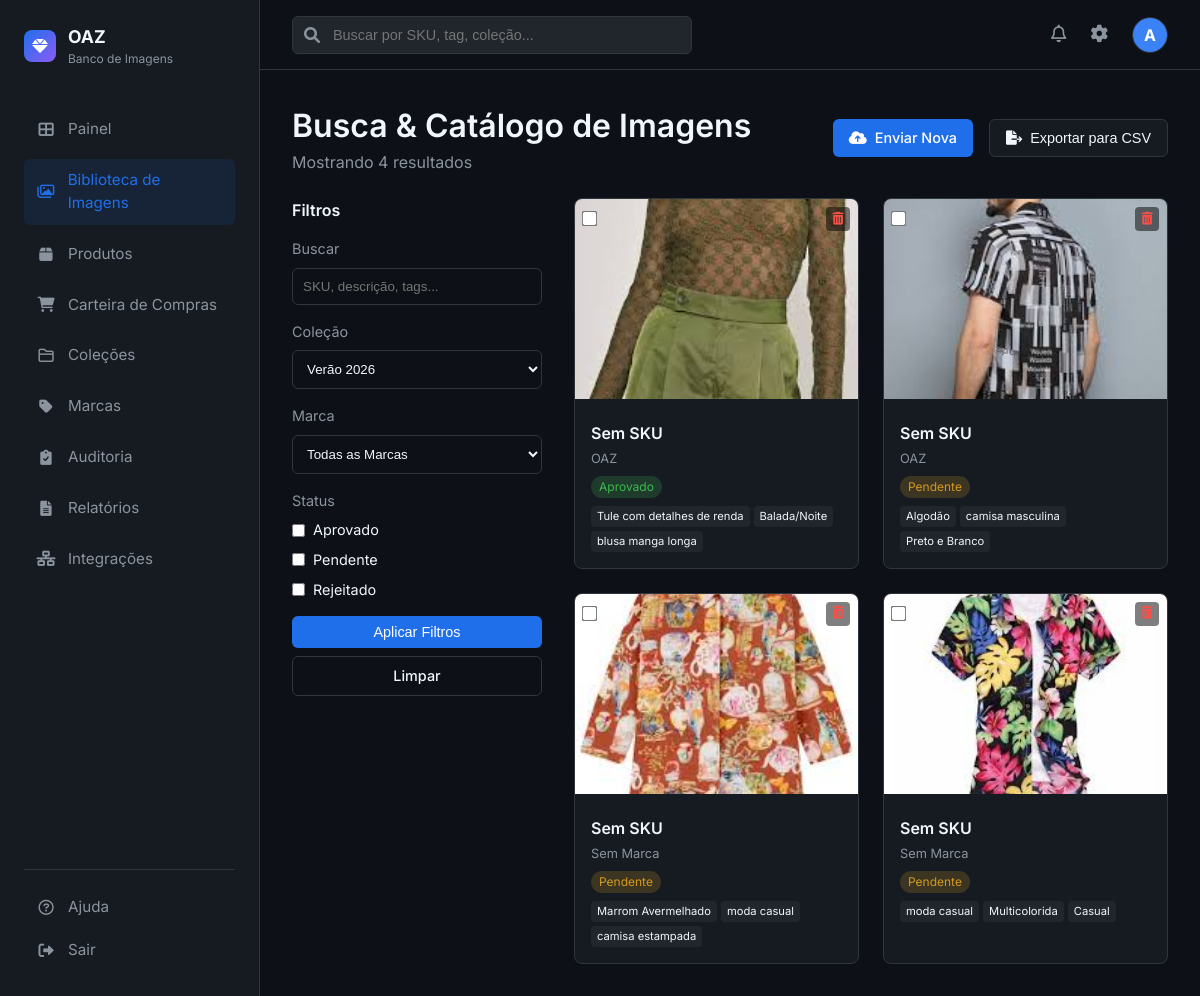
Screenshot of /catalog?collection_id=2 (signed in) with the database file from the repository.
### app.py (models this page shows, shortened)
class User(UserMixin, db.Model):
    id = db.Column(db.Integer, primary_key=True)
    username = db.Column(db.String(80), unique=True, nullable=False)
    email = db.Column(db.String(120), unique=True, nullable=False)
    password_hash = db.Column(db.String(128))

class Image(db.Model):
    id = db.Column(db.Integer, primary_key=True)
    filename = db.Column(db.String(255), nullable=False)
    original_name = db.Column(db.String(255), nullable=False)
    storage_path = db.Column(db.String(500))  # Path in Object Storage (e.g., /bucket/images/file.jpg)
    description = db.Column(db.Text)
    sku = db.Column(db.String(50))
    brand_id = db.Column(db.Integer, db.ForeignKey('brand.id'))
    status = db.Column(db.String(20), default='Pendente')
    upload_date = db.Column(db.DateTime, default=datetime.utcnow)
    shooting_date = db.Column(db.Date)
    photographer = db.Column(db.String(100))
    unique_code = db.Column(db.String(50), unique=True)
    collection_id = db.Column(db.Integer, db.ForeignKey('collection.id'))
    uploader_id = db.Column(db.Integer, db.ForeignKey('user.id'))
    tags = db.Column(db.Text)
    ai_item_type = db.Column(db.String(100))
    ai_color = db.Column(db.String(50))
    ai_material = db.Column(db.String(100))
    ai_pattern = db.Column(db.String(50))
    ai_style = db.Column(db.String(50))
    items = db.relationship('ImageItem', backref='image', lazy=True, cascade='all, delete-orphan')
    @property
    def image_url(self):
        if self.storage_path:
            return self.storage_path
        return f"/static/uploads/{self.filename}"

class Brand(db.Model):
    id = db.Column(db.Integer, primary_key=True)
    name = db.Column(db.String(100), nullable=False, unique=True)
    description = db.Column(db.Text)
    created_at = db.Column(db.DateTime, default=datetime.utcnow)
    images = db.relationship('Image', backref='brand_ref', lazy=True)

### app.py (the view, shortened to what this page needs)
@app.route('/catalog')
@login_required
def catalog():
    status_filter = request.args.getlist('status')
    collection_filter = request.args.get('collection_id')
    brand_filter = request.args.get('brand_id')
    search_query = request.args.get('q', '').strip()
    query = Image.query
    if status_filter:
        query = query.filter(Image.status.in_(status_filter))
    if collection_filter and collection_filter != 'all':
        query = query.filter_by(collection_id=collection_filter)
    if brand_filter and brand_filter != 'all':
        query = query.filter_by(brand_id=brand_filter)
    images = query.order_by(Image.upload_date.desc()).all()
    collections = Collection.query.all()
    brands = Brand.query.order_by(Brand.name).all()
    for img in images:
        if img.tags:
            try:
                img.tag_list = json.loads(img.tags)
            except:
                img.tag_list = []
        else:
            img.tag_list = []
    return render_template('images/catalog.html', images=images, collections=collections, brands=brands, search_query=search_query)

### templates/images/catalog.html (shortened to what this page needs)
{% extends "base.html" %}
{% block content %}
<div style="display: flex; justify-content: space-between; align-items: center; margin-bottom: 1.5rem;">
    <div>
        <h1>Busca & Catálogo de Imagens</h1>
        <p style="color: var(--text-secondary);">Mostrando {{ images|length }} resultados</p>
    </div>
    <div style="display: flex; gap: 1rem;">
        <a href="{{ url_for('upload') }}" class="btn btn-primary">
            <i class="fas fa-cloud-upload-alt"></i> Enviar Nova
        </a>
        <button class="btn"
            style="background: var(--bg-secondary); border: 1px solid var(--border-color); color: var(--text-primary);">
            <i class="fas fa-file-export"></i> Exportar para CSV
        </button>
    </div>
</div>
<div style="display: flex; gap: 2rem;">
    <div style="width: 250px; flex-shrink: 0;">
        <form action="{{ url_for('catalog') }}" method="GET" style="margin-bottom: 1.5rem;">
            <h3 style="font-size: 1rem; margin-bottom: 1rem;">Filtros</h3>
            <div style="margin-bottom: 1rem;">
                <label style="display: block; font-size: 0.9rem; margin-bottom: 0.5rem; color: var(--text-secondary);">Buscar</label>
                <input type="text" name="q" class="form-control" placeholder="SKU, descrição, tags..." value="{{ search_query or '' }}">
            </div>
            <div style="margin-bottom: 1rem;">
                <label style="display: block; font-size: 0.9rem; margin-bottom: 0.5rem; color: var(--text-secondary);">Coleção</label>
                <select name="collection_id" class="form-control">
                    {% for collection in collections %}
                    <option value="{{ collection.id }}" {% if request.args.get('collection_id')==collection.id|string %}selected{% endif %}>
                        {{ collection.name }}
                    </option>
                    {% endfor %}
                </select>
            </div>
            <div style="margin-bottom: 1rem;">
                <label style="display: block; font-size: 0.9rem; margin-bottom: 0.5rem; color: var(--text-secondary);">Marca</label>
                <select name="brand_id" class="form-control">
                    <option value="all">Todas as Marcas</option>
                </select>
            </div>
            <div style="margin-bottom: 1rem;">
                <label style="display: block; font-size: 0.9rem; margin-bottom: 0.5rem; color: var(--text-secondary);">Status</label>
                <div style="display: flex; flex-direction: column; gap: 0.5rem;">
                    <label style="display: flex; align-items: center; gap: 8px; font-size: 0.9rem;">
                        <input type="checkbox" name="status" value="Aprovado" {% if 'Aprovado' in request.args.getlist('status') %}checked{% endif %}> Aprovado
                    </label>
                    <label style="display: flex; align-items: center; gap: 8px; font-size: 0.9rem;">
                        <input type="checkbox" name="status" value="Pendente" {% if 'Pendente' in request.args.getlist('status') %}checked{% endif %}> Pendente
                    </label>
                    <label style="display: flex; align-items: center; gap: 8px; font-size: 0.9rem;">
                        <input type="checkbox" name="status" value="Rejeitado" {% if 'Rejeitado' in request.args.getlist('status') %}checked{% endif %}> Rejeitado
                    </label>
                </div>
            </div>
            <button type="submit" class="btn btn-primary" style="width: 100%; justify-content: center;">Aplicar Filtros</button>
            <a href="{{ url_for('catalog') }}" class="btn" style="width: 100%; justify-content: center; margin-top: 0.5rem; border: 1px solid var(--border-color); color: var(--text-primary);">Limpar</a>
        </form>
    </div>
    <div style="flex: 1;">
        <div class="image-grid">
            {% for image in images %}
            <div class="image-card">
                <div style="position: relative;">
                    <a href="{{ url_for('image_detail', id=image.id) }}">
                        <img src="{{ image.image_url }}" class="image-preview"
                            alt="{{ image.original_name }}">
                    </a>
                    <div style="position: absolute; top: 8px; left: 8px;">
                        <input type="checkbox" style="transform: scale(1.2);">
                    </div>
                    <div style="position: absolute; top: 8px; right: 8px;">
                        <form action="{{ url_for('delete_image', id=image.id) }}" method="POST"
                            onsubmit="return confirm('Deletar esta imagem?');">
                            <button type="submit"
                                style="background: rgba(0,0,0,0.5); border: none; color: #f85149; width: 24px; height: 24px; border-radius: 4px; cursor: pointer; display: flex; align-items: center; justify-content: center;">
                                <i class="fas fa-trash-alt" style="font-size: 0.8rem;"></i>
                            </button>
                        </form>
                    </div>
                </div>
                <div class="image-info">
                    <div class="image-title">{{ image.sku or 'Sem SKU' }}</div>
                    <div class="image-meta">{{ image.brand_ref.name if image.brand_ref else 'Sem Marca' }}</div>
                    <div class="status-badge status-{{ image.status.lower() }}">
                        {{ image.status }}
                    </div>
                    <div style="margin-top: 0.5rem; display: flex; gap: 4px; flex-wrap: wrap;">
                        {% for tag in image.tag_list[:3] %}
                        <span
                            style="font-size: 0.7rem; background: var(--bg-tertiary); padding: 2px 6px; border-radius: 4px;">{{
                            tag }}</span>
                        {% endfor %}
                    </div>
                </div>
            </div>
            {% else %}
            <div style="grid-column: 1 / -1; text-align: center; padding: 4rem; color: var(--text-secondary);">
                <i class="far fa-images" style="font-size: 3rem; margin-bottom: 1rem;"></i>
                <p>Nenhuma imagem encontrada. Envie algumas imagens para começar.</p>
            </div>
            {% endfor %}
        </div>
    </div>
</div>
{% endblock %}

### templates/base.html (shortened to what this page needs)
<!DOCTYPE html>
<html lang="pt-BR">
<head>
    <link rel="stylesheet" href="{{ url_for('static', filename='css/style.css') }}">
    <link href="https://cdnjs.cloudflare.com/ajax/libs/font-awesome/6.0.0/css/all.min.css" rel="stylesheet">
</head>
<body>
    <div class="app-container">
        <aside class="sidebar">
            <div class="logo-area">
                <div class="logo-icon">
                    <i class="fas fa-gem"></i>
                </div>
                <div>
                    <div style="font-weight: 700; font-size: 1.1rem;">OAZ</div>
                    <div style="font-size: 0.75rem; color: var(--text-secondary);">Banco de Imagens</div>
                </div>
            </div>
            <nav class="nav-menu">
                <a href="{{ url_for('dashboard') }}"
                    class="nav-item {% if request.endpoint == 'dashboard' %}active{% endif %}">
                    <i class="fas fa-th-large"></i>
                    <span>Painel</span>
                </a>
                <a href="{{ url_for('catalog') }}"
                    class="nav-item {% if request.endpoint == 'catalog' %}active{% endif %}">
                    <i class="far fa-images"></i>
                    <span>Biblioteca de Imagens</span>
                </a>
                <a href="{{ url_for('produtos') }}"
                    class="nav-item {% if request.endpoint in ['produtos', 'new_produto', 'edit_produto'] %}active{% endif %}">
                    <i class="fas fa-box"></i>
                    <span>Produtos</span>
                </a>
                <a href="{{ url_for('carteira') }}"
                    class="nav-item {% if request.endpoint in ['carteira', 'importar_carteira'] %}active{% endif %}">
                    <i class="fas fa-shopping-cart"></i>
                    <span>Carteira de Compras</span>
                </a>
                <a href="{{ url_for('collections') }}"
                    class="nav-item {% if request.endpoint == 'collections' %}active{% endif %}">
                    <i class="far fa-folder"></i>
                    <span>Coleções</span>
                </a>
                <a href="{{ url_for('brands') }}"
                    class="nav-item {% if request.endpoint == 'brands' %}active{% endif %}">
                    <i class="fas fa-tag"></i>
                    <span>Marcas</span>
                </a>
                <a href="{{ url_for('auditoria') }}"
                    class="nav-item {% if request.endpoint in ['auditoria', 'historico_sku', 'skus_pendentes'] %}active{% endif %}">
                    <i class="fas fa-clipboard-check"></i>
                    <span>Auditoria</span>
                </a>
                <a href="{{ url_for('reports') }}"
                    class="nav-item {% if request.endpoint == 'reports' %}active{% endif %}">
                    <i class="fas fa-file-alt"></i>
                    <span>Relatórios</span>
                </a>
                <a href="{{ url_for('integrations') }}"
                    class="nav-item {% if request.endpoint == 'integrations' %}active{% endif %}">
                    <i class="fas fa-network-wired"></i>
                    <span>Integrações</span>
                </a>
            </nav>
            <div class="bottom-menu">
                <a href="#" class="nav-item">
                    <i class="far fa-question-circle"></i>
                    <span>Ajuda</span>
                </a>
                <a href="{{ url_for('logout') }}" class="nav-item">
                    <i class="fas fa-sign-out-alt"></i>
                    <span>Sair</span>
                </a>
            </div>
        </aside>
        <main class="main-content">
            <header class="top-header">
                <div class="search-bar">
                    <i class="fas fa-search"></i>
                    <input type="text" placeholder="Buscar por SKU, tag, coleção...">
                </div>
                <div class="header-actions">
                    <button class="icon-btn"><i class="far fa-bell"></i></button>
                    <a href="{{ url_for('settings') }}" class="icon-btn"><i class="fas fa-cog"></i></a>
                    <div class="user-profile">
                        <div
                            style="width:100%; height:100%; background:#3b82f6; display:flex; align-items:center; justify-content:center; color:white; font-weight:bold;">
                            {{ current_user.username[0].upper() }}
                        </div>
                    </div>
                </div>
            </header>
            <div class="content-scroll">
                {% block content %}{% endblock %}
            </div>
        </main>
    </div>
</body>
</html>

### rows the page displays
User: username "A"
Image: image_url (picture), sku "Sem SKU", brand_ref "OAZ", status "Aprovado", 3 "Tule com detalhes de renda" "Balada/Noite" "blusa manga longa"
Image: image_url (picture), sku "Sem SKU", brand_ref "OAZ", status "Pendente", 3 "Algodão" "camisa masculina" "Preto e Branco"
Image: image_url (picture), sku "Sem SKU", brand_ref "Sem Marca", status "Pendente", 3 "Marrom Avermelhado" "moda casual" "camisa estampada"
Image: image_url (picture), sku "Sem SKU", brand_ref "Sem Marca", status "Pendente", 3 "moda casual" "Multicolorida" "Casual"

### other values shown
{{ images|length }} "4"
form field collection_id "Verão 2026"
